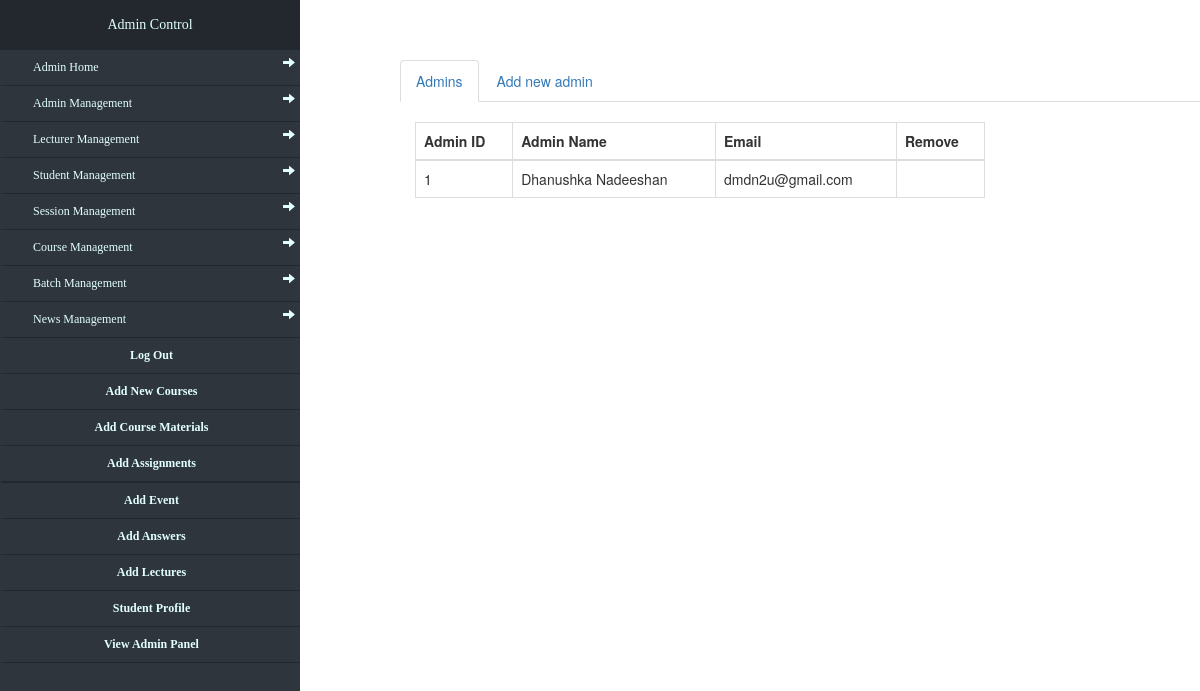
The page /admin_manage.php (signed in) on the database its author committed.
### tables this page shows
CREATE TABLE `users` (
  `id` int(11) NOT NULL,
  `f_name` varchar(50) NOT NULL,
  `l_name` varchar(50) NOT NULL,
  `email` varchar(50) NOT NULL,
  `user_group` varchar(50) NOT NULL,
  `password` varchar(50) NOT NULL
);

### admin_manage.php (the view, shortened to what this page needs)
<?php
if(isset($_SESSION['login_user'])){
?>
<!DOCTYPE html>
<html>
<head lang="en">
    <link rel="stylesheet" href="css/bootstrap.css">
    <link rel="stylesheet" type="text/css" href="css/main.css">
    <link rel="stylesheet" type="text/css" href="css/admin.css">
</head>
<body>
<?php include_once("includes/sidebar.php"); ?>
<div class="col-md-offset-4">
    <br>
    <br>
    <br>
    <ul class="nav nav-tabs">
        <li class="active"><a href="#admins" data-toggle="tab" style="color:#337ab7;">Admins</a></li>
        <li><a href="#add" data-toggle="tab"style="color:#337ab7;">Add new admin</a> </li>
    </ul>
    <div class="tab-content">
        <div class="tab-pane active" id="admins">
            <div class="col-md-9"><br>
                <table class="table table-bordered table-responsive">
                    <thead>
                    <tr>
                        <th>Admin ID</th>
                        <th>Admin Name</th>
                        <th>Email</th>
                        <th>Remove</th>
                    </tr>
                    </thead>
                    <?php
                        $connection = mysqli_connect("localhost", "root", '', "sliit");
                        if($query = mysqli_query($connection, "select * from users WHERE user_group = 1")){
                            $rows = mysqli_num_rows($query);
                            if ($rows) {
                                while($dataRow = mysqli_fetch_array($query)){
                                    echo "<tbody><tr><td>";
                                    echo $dataRow["id"];
                                    echo "</td>";
                                    echo "<td>".$dataRow["f_name"]." ".$dataRow["l_name"]."</td>";
                                    echo "<td>".$dataRow["email"]."</td>";
                                    echo "<td>";
                                    echo "</td></tr></tbody>";
                                }
                            } else {
                                echo "<tbody><tr><td colspan='4'>No Admin Data</td></tr></tbody>";
                            }
                        }
                    ?>
                </table>
            </div>
        </div>
    </div>
</div>
</body>
</html>
<?php
}
else{
    header("location: admin_login.php");
}
?>

### css/admin.css (style rules this page uses)
body { margin: 0px; padding: 0px; }

### rows shown on the page
users: id "1", f_name "Dhanushka", l_name "Nadeeshan", email "dmdn2u@gmail.com"
